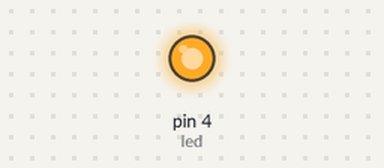
Simulated run of this sketch. Board: Arduino Uno, built with avr-gcc and run on an emulated ATmega328P. Shown: output pins drawn as LEDs (lit = HIGH).

Above: at 1.0 s.
At 3.0 s:
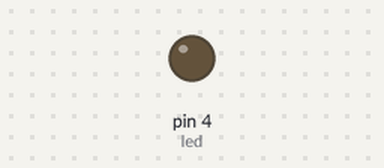
Timing chart, 0 to 5.2 s (numbered marks = the images above):
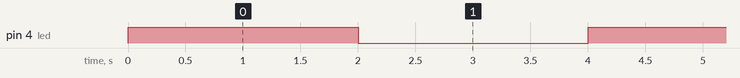

The sketch:

02_esp8266.ino
```cpp
int led = 4;//pino D2
int espera = 2000;
void setup() {
  // put your setup code here, to run once:
  pinMode(led, OUTPUT);
}

void loop() {
  // put your main code here, to run repeatedly:
  digitalWrite(led,1);//acende na placa mas desliga a porta
  delay(espera);
  digitalWrite(led,0);
  delay(espera);
}
```

Measured:
- by itself, pin 4 (led): alternates HIGH for 2.0 s and LOW for 2.0 s
